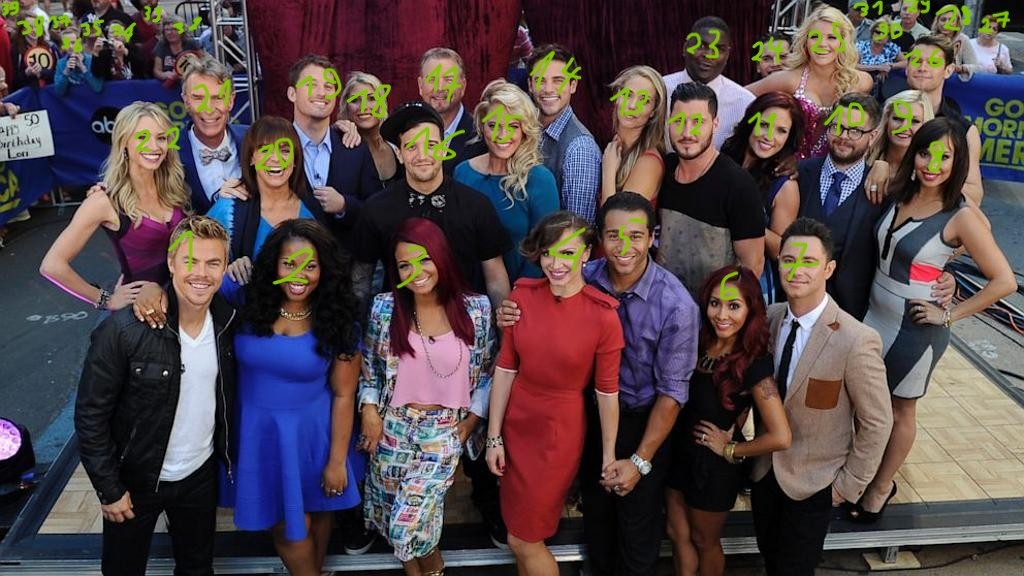
#> input picture lab7_vision/images_counted/4_Dancing_Dancing_4_489.jpg, 1024 x 576 px, given in place of the camera
$ jupyter execute motion_detect.ipynb
#> lines starting #> are read from the running program, lines starting #| are printed output that depends on the picture; after the words box and inside, x2 and y2 are one past the last pixel; in counts of white or black regions, pixels touching at a corner belong together
[cell 1]
import cv2

# Inicjalizacja kamery
video = cv2.VideoCapture(0)

# Tworzymy model tła
back_sub = cv2.createBackgroundSubtractorMOG2(history=100, varThreshold=10, detectShadows=True)

while True:
    ret, frame = video.read()
#> frame is the input picture: shape (576, 1024, 3); mean B, G, R 73.3, 69.8, 83.1
    if not ret:
        break

    # Obróć obraz (opcjonalnie)
    frame = cv2.flip(frame, 1)
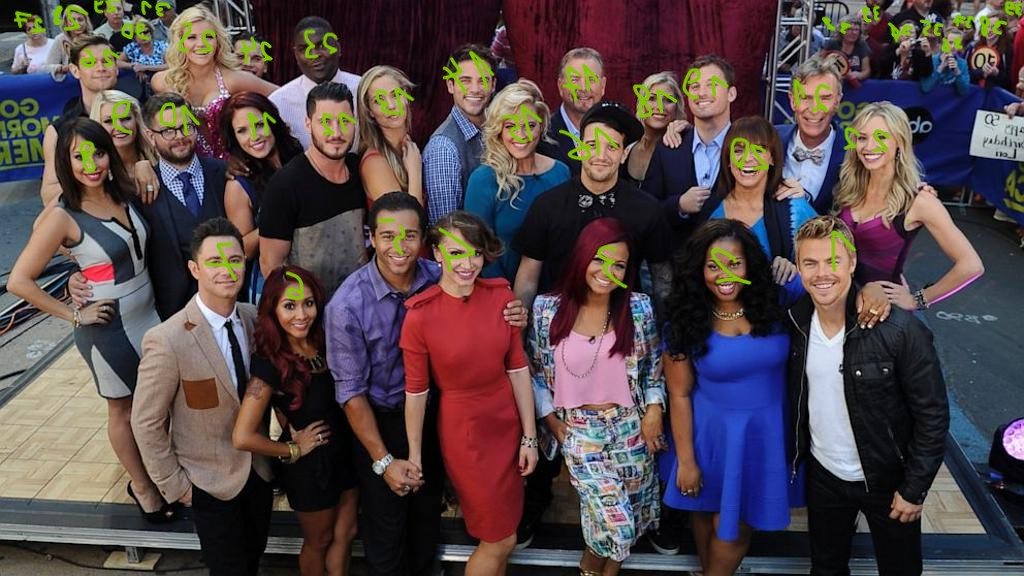
#> frame: shape (576, 1024, 3); mean B, G, R 73.3, 69.8, 83.1

    # Wydziel tło
    fg_mask = back_sub.apply(frame)
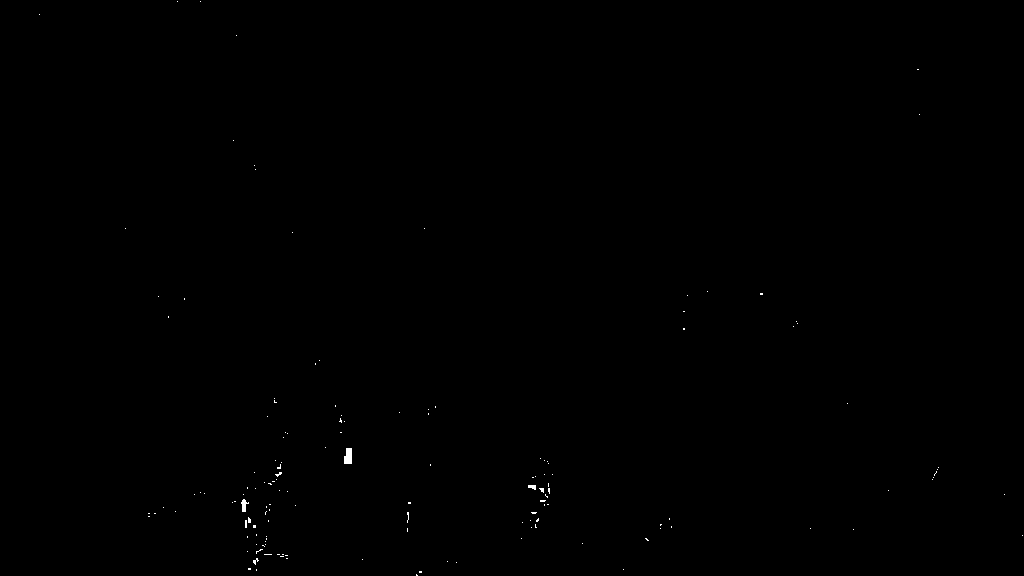
#> fg_mask: shape (576, 1024); values 127 (black) and 255 (white), 0.1% white; 145 white regions (142 under 20 px), largest, box (x1, y1, x2, y2) and area: (344, 448, 352, 464) 112, (241, 499, 249, 512) 57, (528, 485, 536, 490) 30

    # Przefiltruj obraz (usuń szumy)
    kernel = cv2.getStructuringElement(cv2.MORPH_ELLIPSE, (5, 5))
    fg_mask = cv2.morphologyEx(fg_mask, cv2.MORPH_OPEN, kernel)
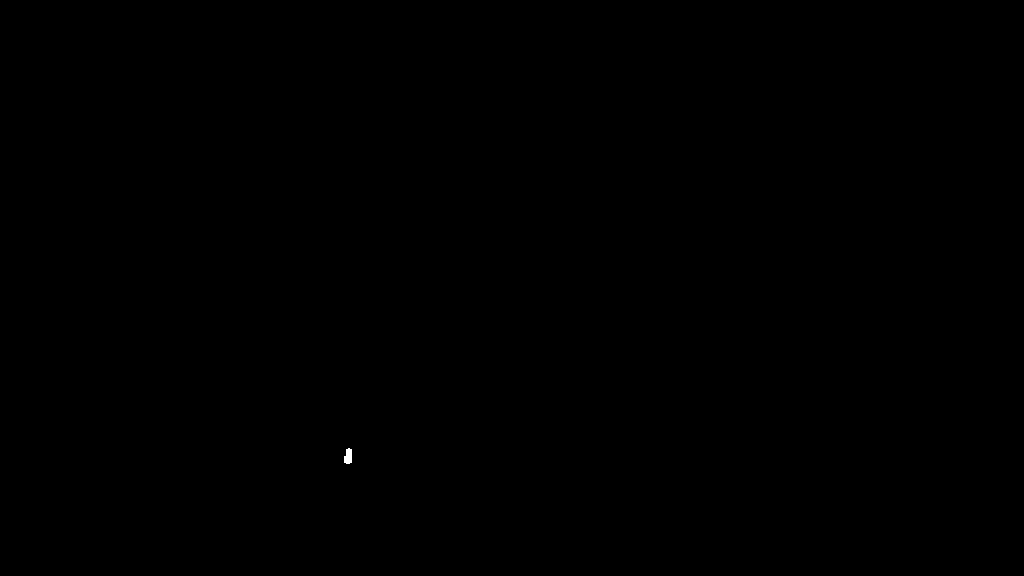
#> fg_mask: shape (576, 1024); values 127 (black) and 255 (white), 0.02% white; 1 white region, box (x1, y1, x2, y2) and area: (344, 448, 352, 464) 104

    # Znajdź kontury ruchu
    contours, _ = cv2.findContours(fg_mask, cv2.RETR_EXTERNAL, cv2.CHAIN_APPROX_SIMPLE)
#> contours = [[[0, 0], [0, 575], [1023, 575], [1023, 0]]]

    for contour in contours:
        if cv2.contourArea(contour) < 1:
            continue
        (x, y, w, h) = cv2.boundingRect(contour)
        cv2.rectangle(frame, (x, y), (x + w, y + h), (0, 255, 0), 2)
#> this loop made 1 pass
#> (contour, x, y, w, h) on pass 1: ([[0, 0], [0, 575], [1023, 575], [1023, 0]], 0, 0, 1024, 576)
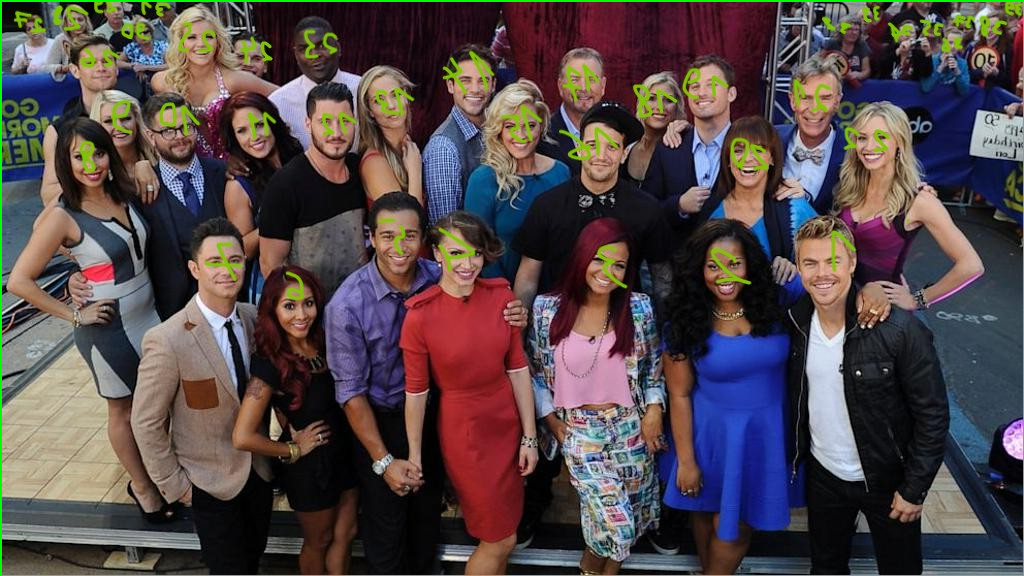
#> frame: shape (576, 1024, 3); 0.81% of pixels changed, all inside (x1, y1, x2, y2) = (0, 0, 1024, 576)

    # Wyświetl wynik
    cv2.imshow("Ruch", frame)
    cv2.imshow("Maska ruchu", fg_mask)

    key = cv2.waitKey(30)
#> (key q is pressed here)
    if key == ord('q'):
        break

video.release()
cv2.destroyAllWindows()

$ run again, on lab7_vision/images_counted/CNN_1_P27_N0.png
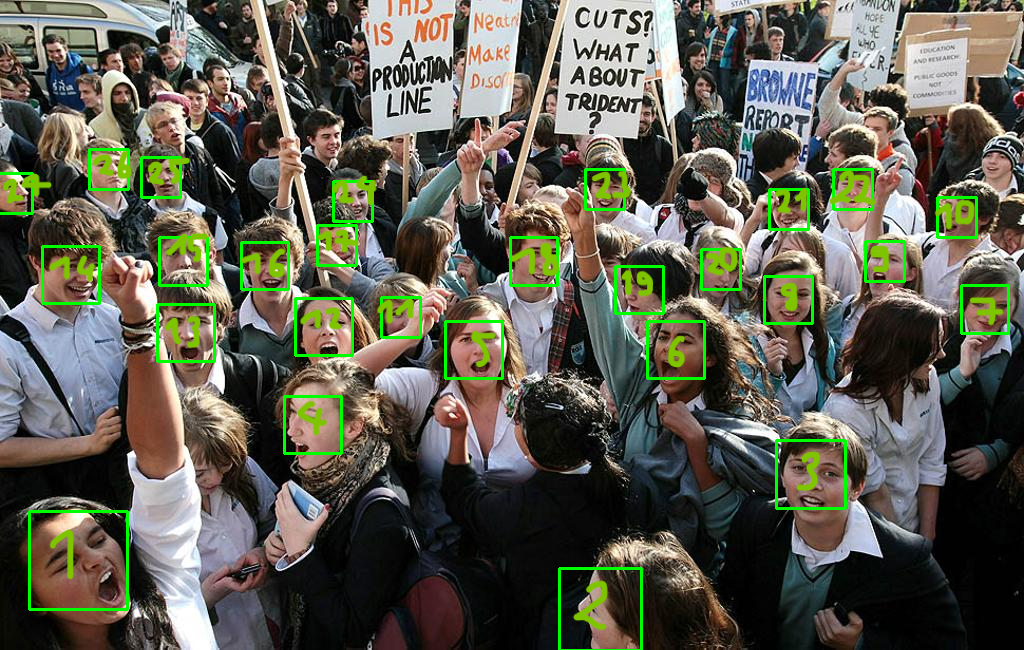
#> input picture lab7_vision/images_counted/CNN_1_P27_N0.png, 1024 x 650 px, given in place of the camera
#> frame is the input picture: shape (650, 1024, 3); mean B, G, R 79.9, 92.6, 92.7
#> `fg_mask = back_sub.apply(frame)`:
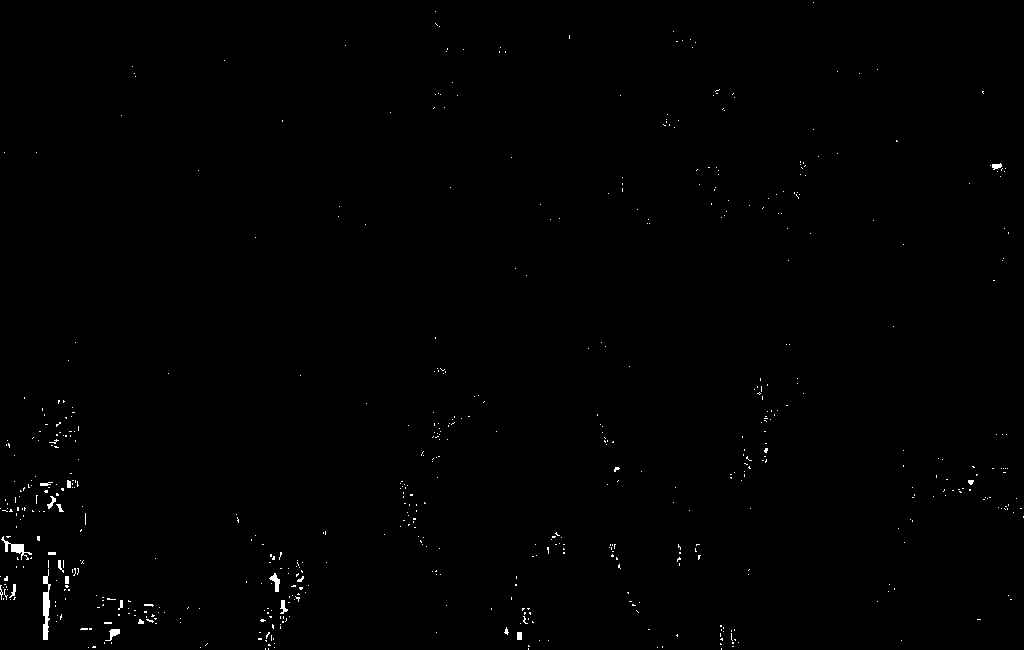
#> fg_mask: shape (650, 1024); values 127 (black) and 255 (white), 0.43% white; 613 white regions (591 under 20 px), largest, box (x1, y1, x2, y2) and area: (43, 569, 51, 640) 327, (1, 536, 32, 560) 196, (269, 573, 280, 592) 96
#> contours = [[[0, 0], [0, 649], [1023, 649], [1023, 0]]]
#> the loop `for contour in contours:` made 1 pass
#> (contour, x, y, w, h) on pass 1: ([[0, 0], [0, 649], [1023, 649], [1023, 0]], 0, 0, 1024, 650)
#> after the loop `for contour in contours:`:
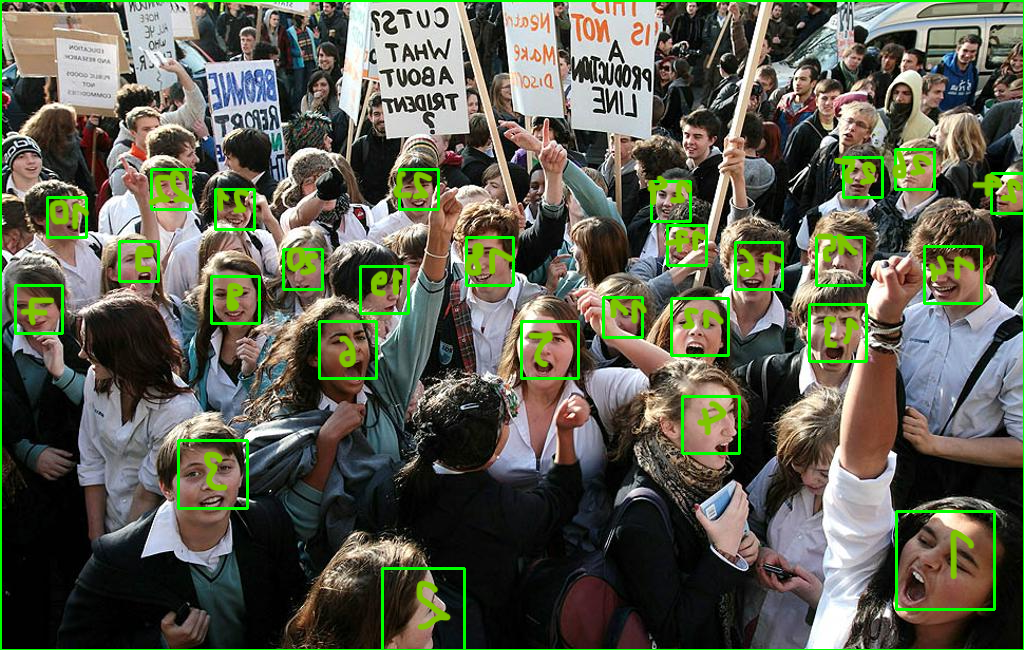
#> frame: shape (650, 1024, 3); mean B, G, R 79.3, 93.8, 92
